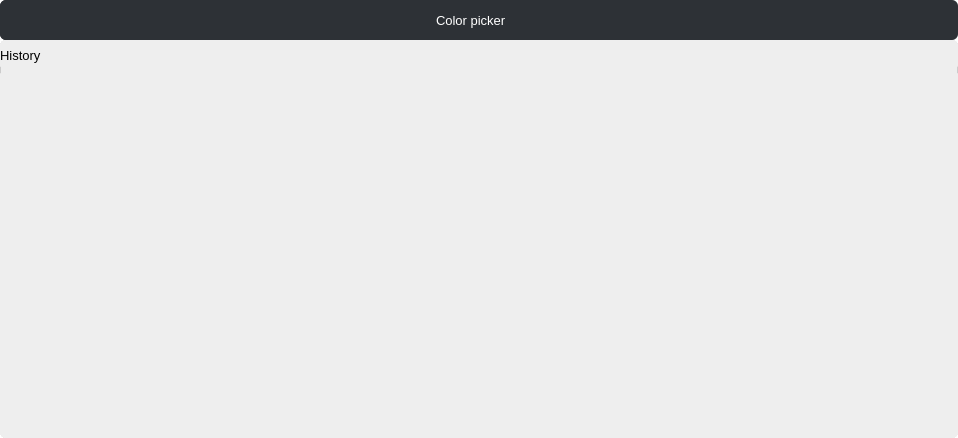
<?xml version="1.0" encoding="UTF-8"?>
<ui version="4.0">
 <class>ColorPanel</class>
 <widget class="QMainWindow" name="ColorPanel">
  <property name="geometry">
   <rect>
    <x>0</x>
    <y>0</y>
    <width>958</width>
    <height>438</height>
   </rect>
  </property>
  <property name="sizePolicy">
   <sizepolicy hsizetype="Preferred" vsizetype="Preferred">
    <horstretch>0</horstretch>
    <verstretch>0</verstretch>
   </sizepolicy>
  </property>
  <property name="cursor">
   <cursorShape>ArrowCursor</cursorShape>
  </property>
  <property name="windowTitle">
   <string>ColorPanel</string>
  </property>
  <property name="styleSheet">
   <string notr="true">background-color: transparent;
border-radius: 6px;</string>
  </property>
  <widget class="QWidget" name="centralwidget">
   <property name="sizePolicy">
    <sizepolicy hsizetype="Preferred" vsizetype="Preferred">
     <horstretch>0</horstretch>
     <verstretch>0</verstretch>
    </sizepolicy>
   </property>
   <property name="styleSheet">
    <string notr="true">background-color: transparent;
border-radius: 6px;</string>
   </property>
   <layout class="QVBoxLayout" name="verticalLayout">
    <property name="leftMargin">
     <number>0</number>
    </property>
    <property name="topMargin">
     <number>0</number>
    </property>
    <property name="rightMargin">
     <number>0</number>
    </property>
    <property name="bottomMargin">
     <number>0</number>
    </property>
    <item>
     <layout class="QVBoxLayout" name="windowVerticalLayout">
      <property name="spacing">
       <number>0</number>
      </property>
      <item>
       <widget class="ColorPickerTitlebar" name="toolbarMain" native="true">
        <property name="sizePolicy">
         <sizepolicy hsizetype="Preferred" vsizetype="Fixed">
          <horstretch>0</horstretch>
          <verstretch>0</verstretch>
         </sizepolicy>
        </property>
        <property name="minimumSize">
         <size>
          <width>0</width>
          <height>40</height>
         </size>
        </property>
        <property name="styleSheet">
         <string notr="true">background-color: #2D3136;
border-radius: 6px;</string>
        </property>
        <layout class="QHBoxLayout" name="horizontalLayout_2">
         <property name="leftMargin">
          <number>0</number>
         </property>
         <property name="topMargin">
          <number>0</number>
         </property>
         <property name="rightMargin">
          <number>0</number>
         </property>
         <property name="bottomMargin">
          <number>0</number>
         </property>
         <item>
          <layout class="QHBoxLayout" name="toolbarMainHorizontalLayout">
           <property name="spacing">
            <number>5</number>
           </property>
           <property name="rightMargin">
            <number>5</number>
           </property>
           <item>
            <widget class="QWidget" name="toolbarColorsContainer" native="true">
             <property name="enabled">
              <bool>true</bool>
             </property>
             <property name="autoFillBackground">
              <bool>false</bool>
             </property>
             <layout class="QHBoxLayout" name="horizontalLayout_4" stretch="0">
              <property name="spacing">
               <number>5</number>
              </property>
              <property name="leftMargin">
               <number>0</number>
              </property>
              <property name="topMargin">
               <number>0</number>
              </property>
              <property name="rightMargin">
               <number>0</number>
              </property>
              <property name="bottomMargin">
               <number>0</number>
              </property>
              <item>
               <layout class="QHBoxLayout" name="toolbarHorizontalLayout">
                <property name="sizeConstraint">
                 <enum>QLayout::SetDefaultConstraint</enum>
                </property>
                <property name="leftMargin">
                 <number>5</number>
                </property>
                <item>
                 <widget class="QPushButton" name="toolbarHistoryColor1">
                  <property name="sizePolicy">
                   <sizepolicy hsizetype="Fixed" vsizetype="Fixed">
                    <horstretch>0</horstretch>
                    <verstretch>0</verstretch>
                   </sizepolicy>
                  </property>
                  <property name="cursor">
                   <cursorShape>PointingHandCursor</cursorShape>
                  </property>
                  <property name="layoutDirection">
                   <enum>Qt::LeftToRight</enum>
                  </property>
                  <property name="styleSheet">
                   <string notr="true">width: 30px;
height: 30px;
border: 1px solid transparent;
background-image: url(:/images/outline.png);
background-color: transparent;
background-repeat: no-repeat;</string>
                  </property>
                  <property name="text">
                   <string/>
                  </property>
                 </widget>
                </item>
                <item>
                 <widget class="QPushButton" name="toolbarHistoryColor2">
                  <property name="cursor">
                   <cursorShape>PointingHandCursor</cursorShape>
                  </property>
                  <property name="styleSheet">
                   <string notr="true">width: 30px;
height: 30px;
border: 1px solid transparent;
background-image: url(:/images/outline.png);
background-color: transparent;
background-repeat: no-repeat;</string>
                  </property>
                  <property name="text">
                   <string/>
                  </property>
                 </widget>
                </item>
                <item>
                 <widget class="QPushButton" name="toolbarHistoryColor3">
                  <property name="cursor">
                   <cursorShape>PointingHandCursor</cursorShape>
                  </property>
                  <property name="styleSheet">
                   <string notr="true">width: 30px;
height: 30px;
border: 1px solid transparent;
background-image: url(:/images/outline.png);
background-color: transparent;
background-repeat: no-repeat;</string>
                  </property>
                  <property name="text">
                   <string/>
                  </property>
                 </widget>
                </item>
                <item>
                 <widget class="QPushButton" name="toolbarHistoryColor4">
                  <property name="cursor">
                   <cursorShape>PointingHandCursor</cursorShape>
                  </property>
                  <property name="styleSheet">
                   <string notr="true">width: 30px;
height: 30px;
border: 1px solid transparent;
background-image: url(:/images/outline.png);
background-color: transparent;
background-repeat: no-repeat;</string>
                  </property>
                  <property name="text">
                   <string/>
                  </property>
                 </widget>
                </item>
                <item>
                 <widget class="QPushButton" name="toolbarHistoryColor5">
                  <property name="cursor">
                   <cursorShape>PointingHandCursor</cursorShape>
                  </property>
                  <property name="styleSheet">
                   <string notr="true">width: 30px;
height: 30px;
border: 1px solid transparent;
background-image: url(:/images/outline.png);
background-color: transparent;
background-repeat: no-repeat;</string>
                  </property>
                  <property name="text">
                   <string/>
                  </property>
                  <property name="autoDefault">
                   <bool>false</bool>
                  </property>
                  <property name="default">
                   <bool>false</bool>
                  </property>
                  <property name="flat">
                   <bool>false</bool>
                  </property>
                 </widget>
                </item>
                <item>
                 <widget class="QPushButton" name="toolbarHistoryColor6">
                  <property name="styleSheet">
                   <string notr="true">width: 30px;
height: 30px;
border: 1px solid transparent;
background-image: url(:/images/outline.png);
background-color: transparent;
background-repeat: no-repeat;</string>
                  </property>
                  <property name="text">
                   <string/>
                  </property>
                 </widget>
                </item>
                <item>
                 <widget class="QPushButton" name="toolbarHistoryColor7">
                  <property name="styleSheet">
                   <string notr="true">width: 30px;
height: 30px;
border: 1px solid transparent;
background-image: url(:/images/outline.png);
background-color: transparent;
background-repeat: no-repeat;</string>
                  </property>
                  <property name="text">
                   <string/>
                  </property>
                 </widget>
                </item>
                <item>
                 <spacer name="toolbarSpacer">
                  <property name="orientation">
                   <enum>Qt::Horizontal</enum>
                  </property>
                  <property name="sizeHint" stdset="0">
                   <size>
                    <width>40</width>
                    <height>20</height>
                   </size>
                  </property>
                 </spacer>
                </item>
               </layout>
              </item>
             </layout>
            </widget>
           </item>
           <item>
            <widget class="QWidget" name="toolbarTitleContainer" native="true">
             <property name="minimumSize">
              <size>
               <width>60</width>
               <height>0</height>
              </size>
             </property>
             <layout class="QHBoxLayout" name="horizontalLayout_3">
              <property name="spacing">
               <number>0</number>
              </property>
              <property name="leftMargin">
               <number>0</number>
              </property>
              <property name="topMargin">
               <number>0</number>
              </property>
              <property name="rightMargin">
               <number>0</number>
              </property>
              <property name="bottomMargin">
               <number>0</number>
              </property>
              <item>
               <layout class="QHBoxLayout" name="horizontalLayout">
                <property name="leftMargin">
                 <number>12</number>
                </property>
                <item>
                 <widget class="QLabel" name="label">
                  <property name="font">
                   <font>
                    <pointsize>10</pointsize>
                   </font>
                  </property>
                  <property name="styleSheet">
                   <string notr="true">color: #FFF;</string>
                  </property>
                  <property name="text">
                   <string>Color picker</string>
                  </property>
                 </widget>
                </item>
                <item>
                 <spacer name="horizontalSpacer">
                  <property name="orientation">
                   <enum>Qt::Horizontal</enum>
                  </property>
                  <property name="sizeHint" stdset="0">
                   <size>
                    <width>40</width>
                    <height>20</height>
                   </size>
                  </property>
                 </spacer>
                </item>
               </layout>
              </item>
             </layout>
            </widget>
           </item>
           <item>
            <widget class="QPushButton" name="pickColorButton">
             <property name="cursor">
              <cursorShape>PointingHandCursor</cursorShape>
             </property>
             <property name="styleSheet">
              <string notr="true">width: 30px;
height: 30px;
border: 1px solid transparent;
background-image: url(:/images/eye-dropper.png);
background-color: transparent;
background-repeat: no-repeat;</string>
             </property>
             <property name="text">
              <string/>
             </property>
            </widget>
           </item>
           <item>
            <widget class="QPushButton" name="toggleWindowMode">
             <property name="sizePolicy">
              <sizepolicy hsizetype="Fixed" vsizetype="Fixed">
               <horstretch>0</horstretch>
               <verstretch>0</verstretch>
              </sizepolicy>
             </property>
             <property name="minimumSize">
              <size>
               <width>30</width>
               <height>30</height>
              </size>
             </property>
             <property name="cursor">
              <cursorShape>PointingHandCursor</cursorShape>
             </property>
             <property name="styleSheet">
              <string notr="true">width: 30px;
height: 30px;
border: 1px solid transparent;
background-image: url(:/images/window-maximize.png);
background-color: transparent;
background-repeat: no-repeat;</string>
             </property>
             <property name="text">
              <string/>
             </property>
            </widget>
           </item>
           <item>
            <widget class="QPushButton" name="closeWidgetButton">
             <property name="sizePolicy">
              <sizepolicy hsizetype="Fixed" vsizetype="Fixed">
               <horstretch>0</horstretch>
               <verstretch>0</verstretch>
              </sizepolicy>
             </property>
             <property name="minimumSize">
              <size>
               <width>30</width>
               <height>30</height>
              </size>
             </property>
             <property name="cursor">
              <cursorShape>PointingHandCursor</cursorShape>
             </property>
             <property name="styleSheet">
              <string notr="true">width: 30px;
height: 30px;
border: 1px solid transparent;
background-image: url(:/images/cross.png);
background-color: transparent;
background-repeat: no-repeat;</string>
             </property>
             <property name="text">
              <string/>
             </property>
            </widget>
           </item>
          </layout>
         </item>
        </layout>
       </widget>
      </item>
      <item>
       <widget class="QWidget" name="contentWidget" native="true">
        <property name="sizePolicy">
         <sizepolicy hsizetype="Ignored" vsizetype="Ignored">
          <horstretch>0</horstretch>
          <verstretch>0</verstretch>
         </sizepolicy>
        </property>
        <property name="styleSheet">
         <string notr="true">background-color: #EEE;
border: 1px solid #CCC;</string>
        </property>
        <layout class="QVBoxLayout" name="verticalLayout_3">
         <property name="spacing">
          <number>0</number>
         </property>
         <property name="leftMargin">
          <number>0</number>
         </property>
         <property name="topMargin">
          <number>0</number>
         </property>
         <property name="rightMargin">
          <number>0</number>
         </property>
         <property name="bottomMargin">
          <number>0</number>
         </property>
         <item>
          <layout class="QVBoxLayout" name="contentWidgetLayout">
           <property name="spacing">
            <number>0</number>
           </property>
           <item>
            <widget class="QWidget" name="contentWidgetHeader" native="true">
             <property name="sizePolicy">
              <sizepolicy hsizetype="Preferred" vsizetype="Fixed">
               <horstretch>0</horstretch>
               <verstretch>0</verstretch>
              </sizepolicy>
             </property>
             <property name="minimumSize">
              <size>
               <width>0</width>
               <height>30</height>
              </size>
             </property>
             <property name="styleSheet">
              <string notr="true">border: none;</string>
             </property>
             <layout class="QHBoxLayout" name="horizontalLayout_7">
              <property name="spacing">
               <number>0</number>
              </property>
              <property name="leftMargin">
               <number>0</number>
              </property>
              <property name="topMargin">
               <number>0</number>
              </property>
              <property name="rightMargin">
               <number>0</number>
              </property>
              <property name="bottomMargin">
               <number>0</number>
              </property>
              <item>
               <layout class="QHBoxLayout" name="contentWidgetHeaderLayout">
                <property name="spacing">
                 <number>0</number>
                </property>
                <item>
                 <widget class="QWidget" name="historyHeader" native="true">
                  <layout class="QHBoxLayout" name="horizontalLayout_8">
                   <property name="spacing">
                    <number>0</number>
                   </property>
                   <property name="leftMargin">
                    <number>0</number>
                   </property>
                   <property name="topMargin">
                    <number>0</number>
                   </property>
                   <property name="rightMargin">
                    <number>0</number>
                   </property>
                   <property name="bottomMargin">
                    <number>0</number>
                   </property>
                   <item>
                    <layout class="QHBoxLayout" name="historyHeaderLayout">
                     <item>
                      <widget class="QLabel" name="historyLabel">
                       <property name="sizePolicy">
                        <sizepolicy hsizetype="Fixed" vsizetype="Preferred">
                         <horstretch>0</horstretch>
                         <verstretch>0</verstretch>
                        </sizepolicy>
                       </property>
                       <property name="font">
                        <font>
                         <pointsize>10</pointsize>
                        </font>
                       </property>
                       <property name="text">
                        <string>History</string>
                       </property>
                       <property name="margin">
                        <number>6</number>
                       </property>
                      </widget>
                     </item>
                     <item>
                      <widget class="QWidget" name="historyHeaderSpacer" native="true"/>
                     </item>
                     <item>
                      <widget class="QLabel" name="colorLabel">
                       <property name="sizePolicy">
                        <sizepolicy hsizetype="Fixed" vsizetype="Preferred">
                         <horstretch>0</horstretch>
                         <verstretch>0</verstretch>
                        </sizepolicy>
                       </property>
                       <property name="text">
                        <string/>
                       </property>
                       <property name="margin">
                        <number>6</number>
                       </property>
                      </widget>
                     </item>
                    </layout>
                   </item>
                  </layout>
                 </widget>
                </item>
                <item>
                 <widget class="QWidget" name="palettesHeader" native="true"/>
                </item>
               </layout>
              </item>
             </layout>
            </widget>
           </item>
           <item>
            <widget class="QWidget" name="contentWidgetSections" native="true">
             <property name="styleSheet">
              <string notr="true">border: none;</string>
             </property>
             <layout class="QHBoxLayout" name="horizontalLayout_6">
              <property name="leftMargin">
               <number>0</number>
              </property>
              <property name="topMargin">
               <number>0</number>
              </property>
              <property name="rightMargin">
               <number>0</number>
              </property>
              <property name="bottomMargin">
               <number>0</number>
              </property>
              <item>
               <layout class="QHBoxLayout" name="contentWidgetSectionsLayout">
                <item>
                 <widget class="QScrollArea" name="scrollArea">
                  <property name="verticalScrollBarPolicy">
                   <enum>Qt::ScrollBarAsNeeded</enum>
                  </property>
                  <property name="sizeAdjustPolicy">
                   <enum>QAbstractScrollArea::AdjustToContents</enum>
                  </property>
                  <property name="widgetResizable">
                   <bool>true</bool>
                  </property>
                  <property name="alignment">
                   <set>Qt::AlignLeading|Qt::AlignLeft|Qt::AlignTop</set>
                  </property>
                  <widget class="QWidget" name="scrollAreaWidgetContentsHistory">
                   <property name="geometry">
                    <rect>
                     <x>0</x>
                     <y>0</y>
                     <width>473</width>
                     <height>360</height>
                    </rect>
                   </property>
                   <property name="sizePolicy">
                    <sizepolicy hsizetype="Preferred" vsizetype="Preferred">
                     <horstretch>0</horstretch>
                     <verstretch>0</verstretch>
                    </sizepolicy>
                   </property>
                  </widget>
                 </widget>
                </item>
                <item>
                 <widget class="QScrollArea" name="scrollArea_2">
                  <property name="widgetResizable">
                   <bool>true</bool>
                  </property>
                  <widget class="QWidget" name="scrollAreaWidgetContentsPalettes">
                   <property name="geometry">
                    <rect>
                     <x>0</x>
                     <y>0</y>
                     <width>473</width>
                     <height>360</height>
                    </rect>
                   </property>
                   <property name="sizePolicy">
                    <sizepolicy hsizetype="Preferred" vsizetype="Preferred">
                     <horstretch>0</horstretch>
                     <verstretch>0</verstretch>
                    </sizepolicy>
                   </property>
                   <property name="minimumSize">
                    <size>
                     <width>0</width>
                     <height>0</height>
                    </size>
                   </property>
                  </widget>
                 </widget>
                </item>
               </layout>
              </item>
             </layout>
            </widget>
           </item>
          </layout>
         </item>
        </layout>
       </widget>
      </item>
     </layout>
    </item>
   </layout>
  </widget>
 </widget>
 <customwidgets>
  <customwidget>
   <class>ColorPickerTitlebar</class>
   <extends>QWidget</extends>
   <header>colorpickertitlebar.h</header>
   <container>1</container>
  </customwidget>
 </customwidgets>
 <resources/>
 <connections/>
</ui>
